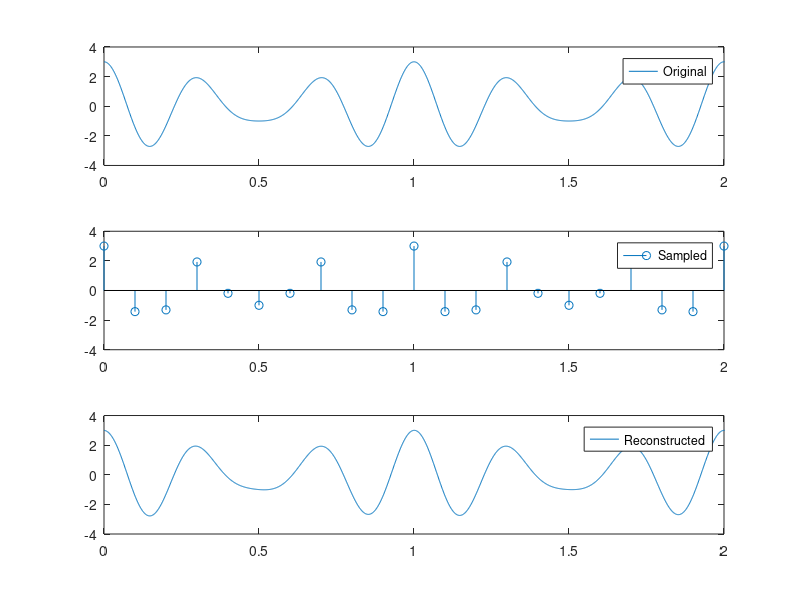
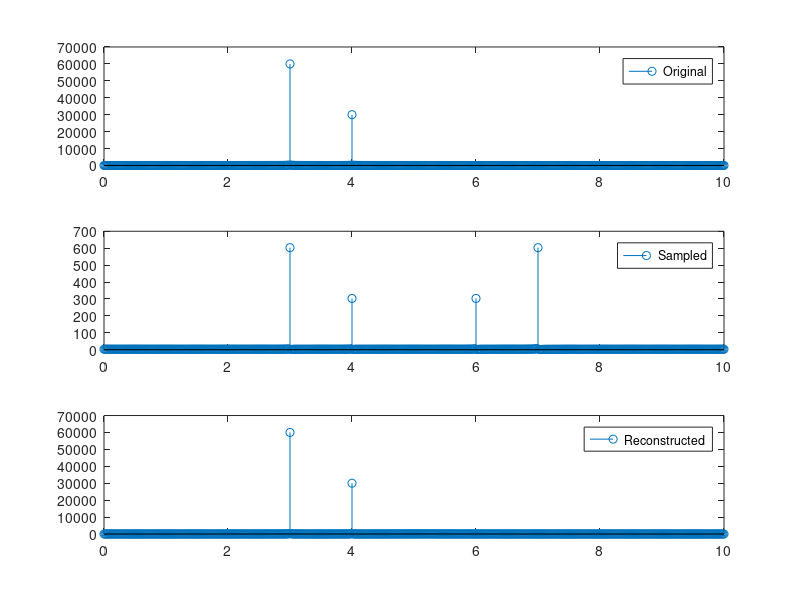

The MATLAB source for these figures, in order:
% Original Signal
f_s = 1000; % sampling frequency
t_start = 0; % sampling start time
t_end = 60; % sampling end time

t_s = 1 / f_s; % sampling interval
t = t_start:t_s:t_end;

x = 2 * cos(6 * pi * t) + cos(8 * pi * t); % original signal

X = abs(fftshift(fft(x))); % X(f) = FT{x(t)}
X_f = linspace(-f_s / 2, f_s / 2, length(x));

% Sampled Signal
f2_s = 10; % sampling frequency

t2_s = 1 / f2_s; % sampling interval
t2 = t_start:t2_s:t_end;

x2 = x(1:floor(t2_s / t_s):length(t)); % Sampled signal

x3 = zeros(size(x)); % Sampled signal (same length)
for idx = 1:length(x)
    if mod(idx, floor(t2_s / t_s)) == 1
        x3(idx) = x(idx);
    end
end

X3 = abs(fftshift(fft(x3))); % X3(f) = FT{x3(t)}
X3_f = linspace(-f2_s / 2, f2_s / 2, length(x3));

% Reconstructed Signal
y = zeros(length(t2), length(t));
for idx = 1:length(t2)
    y(idx, :) = x2(idx) * sinc((t - (t(1) + (idx - 1) * t2_s)) / t2_s);
end
y = sum(y);

Y = abs(fftshift(fft(y))); % Y(f) = FT{y(t)}
Y_f = linspace(-f_s / 2, f_s / 2, length(y));

figure()
subplot(3, 1, 1)
plot(t, x)
axis([0 2 -4 4])
legend('Original')
subplot(3, 1, 2)
stem(t2, x2)
axis([0 2 -4 4])
legend('Sampled')
subplot(3, 1, 3)
plot(t, y)
axis([0 2 -4 4])
legend('Reconstructed')

figure()
subplot(3, 1, 1)
stem(X_f, X)
legend('Original')
xlim([0 10])
subplot(3, 1, 2)
stem(X_f, X3)
legend('Sampled')
xlim([0 10])
subplot(3, 1, 3)
stem(Y_f, Y)
legend('Reconstructed')
xlim([0 10])
